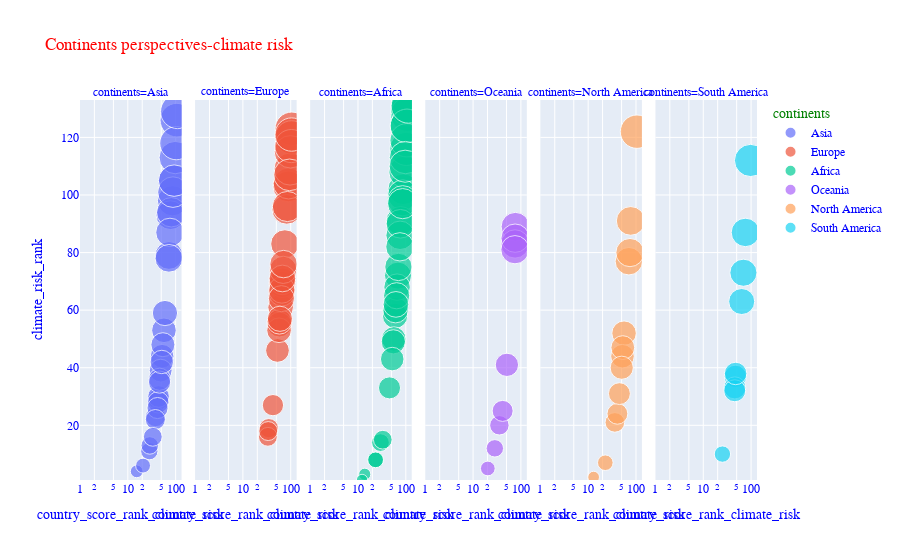

Notebook code cell kept with this figure:
### Markdown cell above
Perspective-continents

### Code cell
fig = px.scatter(data, x=data['country_score_rank_climate_risk'], y=data['climate_risk_rank'], animation_group="country",
           size="country_score_rank_climate_risk", color="continents", hover_name="country", facet_col="continents",
           log_x=True, size_max=25, range_x=[1,133], range_y=[1,133],title='Continents perspectives-climate risk')
fig.update_layout(
    font_family="Courier New",
    font_color="blue",
    font_size=12,
    title_font_family="Times New Roman",
    title_font_color="red",
    legend_title_font_color="green"
)
fig.show()

### Figure 1 — Plotly figure (JSON) as saved in the notebook; plotly's stock layout.template omitted (floating-point values rounded to 4 significant figures)
{"data": [{"hovertemplate": "<b>%{hovertext}</b><br><br>continents=Asia<br>country_score_rank_climate_risk=%{marker.size}<br>climate_risk_rank=%{y}<extra></extra>", "hovertext": ["Saudi Arabia", "Turkey", "Thailand", "Vietnam", "Sri Lanka", "Islamic Republic of Iran", "Iraq", "Indonesia", "Cambodia", "China", "Georgia", "Afghanistan", "India", "Laos", "Kazakhstan", "Kyrgyz Republic", "Japan", "Pakistan", "Republic of Yemen", "Bhutan", "Armenia", "Bangladesh", "Tajikistan", "Israel", "Jordan", "Mongolia", "Nepal", "Myanmar", "Philippines", "Oman", "Lebanon", "Qatar"], "ids": ["Saudi Arabia", "Turkey", "Thailand", "Vietnam", "Sri Lanka", "Islamic Republic of Iran", "Iraq", "Indonesia", "Cambodia", "China", "Georgia", "Afghanistan", "India", "Laos", "Kazakhstan", "Kyrgyz Republic", "Japan", "Pakistan", "Republic of Yemen", "Bhutan", "Armenia", "Bangladesh", "Tajikistan", "Israel", "Jordan", "Mongolia", "Nepal", "Myanmar", "Philippines", "Oman", "Lebanon", "Qatar"], "legendgroup": "Asia", "marker": {"color": "#636efa", "size": [72.5, 106, 57, 43.5, 86, 52.17, 78, 48.67, 54.17, 38, 44, 43.33, 15.33, 81.17, 93.17, 88, 46.33, 28.17, 41.83, 76.17, 98.33, 46.17, 37.67, 93.17, 103.5, 59.83, 51.33, 20.83, 28.83, 33.33, 72.33, 110.3], "sizemode": "area", "sizeref": 0.1877, "symbol": "circle"}, "mode": "markers", "name": "Asia", "orientation": "v", "showlegend": true, "type": "scatter", "x": [72.5, 106, 57, 43.5, 86, 52.17, 78, 48.67, 54.17, 38, 44, 43.33, 15.33, 81.17, 93.17, 88, 46.33, 28.17, 41.83, 76.17, 98.33, 46.17, 37.67, 93.17, 103.5, 59.83, 51.33, 20.83, 28.83, 33.33, 72.33, 110.3], "xaxis": "x", "y": [79, 126, 53, 29, 98, 44, 93, 39, 48, 23, 30, 28, 4, 94, 105, 101, 36, 11, 26, 87, 113, 35, 22, 105, 118, 59, 42, 6, 13, 16, 78, 129], "yaxis": "y"}, {"hovertemplate": "<b>%{hovertext}</b><br><br>continents=Europe<br>country_score_rank_climate_risk=%{marker.size}<br>climate_risk_rank=%{y}<extra></extra>", "hovertext": ["Romania", "Spain", "Serbia", "Slovak Republic", "United Kingdom", "Ukraine", "Belgium", "Croatia", "Sweden", "Moldova", "Greece", "Hungary", "Italy", "Ireland", "Albania", "Austria", "Bosnia and Herzegovina", "Bulgaria", "Denmark", "Czech Republic", "Germany", "France", "Iceland", "Netherlands", "Poland", "Norway", "Portugal", "Russia", "Switzerland", "North Macedonia"], "ids": ["Romania", "Spain", "Serbia", "Slovak Republic", "United Kingdom", "Ukraine", "Belgium", "Croatia", "Sweden", "Moldova", "Greece", "Hungary", "Italy", "Ireland", "Albania", "Austria", "Bosnia and Herzegovina", "Bulgaria", "Denmark", "Czech Republic", "Germany", "France", "Iceland", "Netherlands", "Poland", "Norway", "Portugal", "Russia", "Switzerland", "North Macedonia"], "legendgroup": "Europe", "marker": {"color": "#EF553B", "size": [61.5, 66.33, 75.5, 105.3, 65.17, 89.33, 52.83, 82.67, 90.33, 66.67, 65.33, 96.67, 34.83, 69.67, 58, 57, 58.17, 42.5, 104.2, 98.67, 63.83, 33.33, 103.2, 94.5, 67, 70.83, 104.5, 59.5, 85.33, 33.83], "sizemode": "area", "sizeref": 0.1877, "symbol": "circle"}, "mode": "markers", "name": "Europe", "orientation": "v", "showlegend": true, "type": "scatter", "x": [61.5, 66.33, 75.5, 105.3, 65.17, 89.33, 52.83, 82.67, 90.33, 66.67, 65.33, 96.67, 34.83, 69.67, 58, 57, 58.17, 42.5, 104.2, 98.67, 63.83, 33.33, 103.2, 94.5, 67, 70.83, 104.5, 59.5, 85.33, 33.83], "xaxis": "x2", "y": [61, 69, 83, 123, 66, 103, 46, 95, 104, 70, 67, 109, 19, 74, 55, 53, 56, 27, 120, 115, 64, 16, 117, 107, 71, 76, 121, 57, 96, 18], "yaxis": "y2"}, {"hovertemplate": "<b>%{hovertext}</b><br><br>continents=Africa<br>country_score_rank_climate_risk=%{marker.size}<br>climate_risk_rank=%{y}<extra></extra>", "hovertext": ["South Sudan", "Sierra Leone", "South Africa", "Swaziland", "Tanzania", "Uganda", "Côte d'Ivoire", "Egypt", "Angola", "Guinea", "Ghana", "Algeria", "Burkina Faso", "Cameroon", "Democratic Republic of the Congo", "Ethiopia", "Guinea-Bissau", "Kenya", "Malawi", "Madagascar", "Liberia", "Mali", "Nigeria", "Niger", "Republic of the Congo", "Senegal", "Zambia", "Zimbabwe", "Botswana", "Cape Verde", "Burundi", "Sudan", "Namibia", "Mozambique", "Rwanda", "Togo"], "ids": ["South Sudan", "Sierra Leone", "South Africa", "Swaziland", "Tanzania", "Uganda", "Côte d'Ivoire", "Egypt", "Angola", "Guinea", "Ghana", "Algeria", "Burkina Faso", "Cameroon", "Democratic Republic of the Congo", "Ethiopia", "Guinea-Bissau", "Kenya", "Malawi", "Madagascar", "Liberia", "Mali", "Nigeria", "Niger", "Republic of the Congo", "Senegal", "Zambia", "Zimbabwe", "Botswana", "Cape Verde", "Burundi", "Sudan", "Namibia", "Mozambique", "Rwanda", "Togo"], "legendgroup": "Africa", "marker": {"color": "#00cc96", "size": [117.3, 88.5, 45.67, 109.3, 68.67, 110.5, 95, 59.67, 56, 86.33, 23.33, 77.5, 61, 102.8, 65.67, 64.33, 54.83, 62.17, 13.83, 23.33, 86, 105.8, 76, 77.17, 104, 105.8, 98.33, 29.5, 70.17, 52, 33, 75.33, 85.83, 12.17, 97, 114.3], "sizemode": "area", "sizeref": 0.1877, "symbol": "circle"}, "mode": "markers", "name": "Africa", "orientation": "v", "showlegend": true, "type": "scatter", "x": [117.3, 88.5, 45.67, 109.3, 68.67, 110.5, 95, 59.67, 56, 86.33, 23.33, 77.5, 61, 102.8, 65.67, 64.33, 54.83, 62.17, 13.83, 23.33, 86, 105.8, 76, 77.17, 104, 105.8, 98.33, 29.5, 70.17, 52, 33, 75.33, 85.83, 12.17, 97, 114.3], "xaxis": "x3", "y": [133, 102, 33, 128, 72, 130, 108, 58, 50, 100, 8, 91, 60, 116, 68, 65, 49, 62, 3, 8, 98, 124, 86, 90, 119, 124, 113, 14, 75, 43, 15, 82, 97, 1, 110, 131], "yaxis": "y3"}, {"hovertemplate": "<b>%{hovertext}</b><br><br>continents=Oceania<br>country_score_rank_climate_risk=%{marker.size}<br>climate_risk_rank=%{y}<extra></extra>", "hovertext": ["Solomon Islands", "Vanuatu", "Australia", "Fiji", "Kiribati", "New Zealand", "Papua New Guinea", "Tuvalu", "Micronesia"], "ids": ["Solomon Islands", "Vanuatu", "Australia", "Fiji", "Kiribati", "New Zealand", "Papua New Guinea", "Tuvalu", "Micronesia"], "legendgroup": "Oceania", "marker": {"color": "#ab63fa", "size": [76.83, 20.33, 35.5, 51, 75.5, 75.83, 41.5, 75.17, 28.5], "sizemode": "area", "sizeref": 0.1877, "symbol": "circle"}, "mode": "markers", "name": "Oceania", "orientation": "v", "showlegend": true, "type": "scatter", "x": [76.83, 20.33, 35.5, 51, 75.5, 75.83, 41.5, 75.17, 28.5], "xaxis": "x4", "y": [89, 5, 20, 41, 83, 85, 25, 81, 12], "yaxis": "y4"}, {"hovertemplate": "<b>%{hovertext}</b><br><br>continents=North America<br>country_score_rank_climate_risk=%{marker.size}<br>climate_risk_rank=%{y}<extra></extra>", "hovertext": ["Bahamas", "United States", "Mexico", "Honduras", "Canada", "Dominican Republic", "Nicaragua", "Panama", "Dominica", "Costa Rica", "El Salvador", "Haiti", "Guatemala"], "ids": ["Bahamas", "United States", "Mexico", "Honduras", "Canada", "Dominican Republic", "Nicaragua", "Panama", "Dominica", "Costa Rica", "El Salvador", "Haiti", "Guatemala"], "legendgroup": "North America", "marker": {"color": "#FFA15A", "size": [22.83, 36.17, 56.33, 52.17, 71, 74.83, 40.83, 104.8, 13, 77.5, 53, 50.33, 45], "sizemode": "area", "sizeref": 0.1877, "symbol": "circle"}, "mode": "markers", "name": "North America", "orientation": "v", "showlegend": true, "type": "scatter", "x": [22.83, 36.17, 56.33, 52.17, 71, 74.83, 40.83, 104.8, 13, 77.5, 53, 50.33, 45], "xaxis": "x5", "y": [7, 21, 52, 44, 77, 80, 24, 122, 2, 91, 47, 40, 31], "yaxis": "y5"}, {"hovertemplate": "<b>%{hovertext}</b><br><br>continents=South America<br>country_score_rank_climate_risk=%{marker.size}<br>climate_risk_rank=%{y}<extra></extra>", "hovertext": ["Uruguay", "Bolivia", "Ecuador", "Argentina", "Brazil", "Chile", "Colombia", "Peru", "Paraguay"], "ids": ["Uruguay", "Bolivia", "Ecuador", "Argentina", "Brazil", "Chile", "Colombia", "Peru", "Paraguay"], "legendgroup": "South America", "marker": {"color": "#19d3f3", "size": [97.5, 47, 69.17, 63.67, 76.17, 25.17, 45.67, 45.5, 47.5], "sizemode": "area", "sizeref": 0.1877, "symbol": "circle"}, "mode": "markers", "name": "South America", "orientation": "v", "showlegend": true, "type": "scatter", "x": [97.5, 47, 69.17, 63.67, 76.17, 25.17, 45.67, 45.5, 47.5], "xaxis": "x6", "y": [112, 37, 73, 63, 87, 10, 33, 32, 38], "yaxis": "y6"}], "layout": {"annotations": [{"font": {}, "showarrow": false, "text": "continents=Asia", "x": 0.075, "xanchor": "center", "xref": "paper", "y": 1, "yanchor": "bottom", "yref": "paper"}, {"font": {}, "showarrow": false, "text": "continents=Europe", "x": 0.245, "xanchor": "center", "xref": "paper", "y": 1, "yanchor": "bottom", "yref": "paper"}, {"font": {}, "showarrow": false, "text": "continents=Africa", "x": 0.415, "xanchor": "center", "xref": "paper", "y": 1, "yanchor": "bottom", "yref": "paper"}, {"font": {}, "showarrow": false, "text": "continents=Oceania", "x": 0.585, "xanchor": "center", "xref": "paper", "y": 1, "yanchor": "bottom", "yref": "paper"}, {"font": {}, "showarrow": false, "text": "continents=North America", "x": 0.755, "xanchor": "center", "xref": "paper", "y": 1, "yanchor": "bottom", "yref": "paper"}, {"font": {}, "showarrow": false, "text": "continents=South America", "x": 0.925, "xanchor": "center", "xref": "paper", "y": 1, "yanchor": "bottom", "yref": "paper"}], "font": {"color": "blue", "family": "Courier New", "size": 12}, "legend": {"itemsizing": "constant", "title": {"font": {"color": "green"}, "text": "continents"}, "tracegroupgap": 0}, "title": {"font": {"color": "red", "family": "Times New Roman"}, "text": "Continents perspectives-climate risk"}, "xaxis": {"anchor": "y", "domain": [0, 0.15], "range": [0, 2.124], "title": {"text": "country_score_rank_climate_risk"}, "type": "log"}, "xaxis2": {"anchor": "y2", "domain": [0.17, 0.32], "matches": "x", "range": [0, 2.124], "title": {"text": "country_score_rank_climate_risk"}, "type": "log"}, "xaxis3": {"anchor": "y3", "domain": [0.34, 0.49], "matches": "x", "range": [0, 2.124], "title": {"text": "country_score_rank_climate_risk"}, "type": "log"}, "xaxis4": {"anchor": "y4", "domain": [0.51, 0.66], "matches": "x", "range": [0, 2.124], "title": {"text": "country_score_rank_climate_risk"}, "type": "log"}, "xaxis5": {"anchor": "y5", "domain": [0.68, 0.83], "matches": "x", "range": [0, 2.124], "title": {"text": "country_score_rank_climate_risk"}, "type": "log"}, "xaxis6": {"anchor": "y6", "domain": [0.85, 1], "matches": "x", "range": [0, 2.124], "title": {"text": "country_score_rank_climate_risk"}, "type": "log"}, "yaxis": {"anchor": "x", "domain": [0, 1], "range": [1, 133], "title": {"text": "climate_risk_rank"}}, "yaxis2": {"anchor": "x2", "domain": [0, 1], "matches": "y", "showticklabels": false}, "yaxis3": {"anchor": "x3", "domain": [0, 1], "matches": "y", "showticklabels": false}, "yaxis4": {"anchor": "x4", "domain": [0, 1], "matches": "y", "showticklabels": false}, "yaxis5": {"anchor": "x5", "domain": [0, 1], "matches": "y", "showticklabels": false}, "yaxis6": {"anchor": "x6", "domain": [0, 1], "matches": "y", "showticklabels": false}}}
